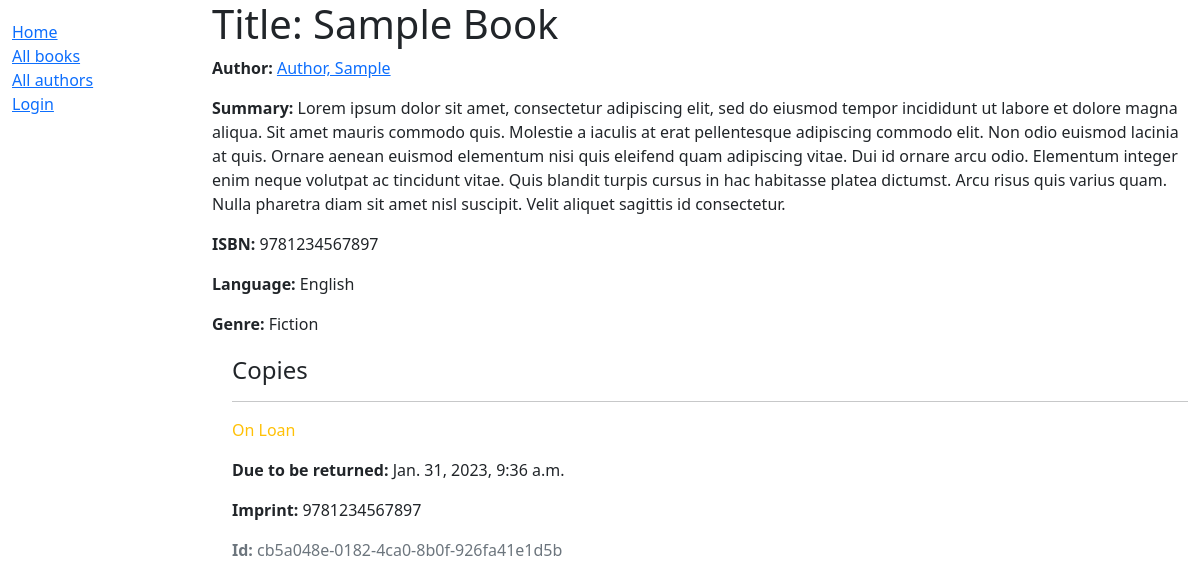
/catalog/books/1, run on the app's committed database.
### catalog/models.py (models this page shows, shortened)
class Book(models.Model):
    title = models.CharField(max_length=200)
    author = models.ForeignKey("Author", on_delete=models.SET_NULL, null=True)
    summary = models.TextField(
        max_length=1000, help_text="Enter brief summary of the book."
    )
    isbn = models.CharField(
        "ISBN", max_length=13, unique=True, help_text="Enter the book's ISBN number."
    )
    genre = models.ManyToManyField(Genre, help_text="Select genre for this book")
    language = models.ForeignKey(Language, on_delete=models.SET_NULL, null=True)

class Author(models.Model):
    first_name = models.CharField(max_length=100)
    last_name = models.CharField(max_length=100)
    date_of_birth = models.DateField(null=True, blank=True)
    date_of_death = models.DateField(null=True, blank=True)
    class Meta:
        ordering = ["last_name", "first_name"]
    def __str__(self):
        return f"{self.last_name}, {self.first_name}"

class Language(models.Model):
    name = models.CharField(
        max_length=200, help_text="Enter the book's natural language."
    )
    def __str__(self):
        return self.name

class Genre(models.Model):
    name = models.CharField(max_length=200, help_text="Enter a book genre.")
    def __str__(self):
        return self.name

class BookInstance(models.Model):
    id = models.UUIDField(
        primary_key=True, default=uuid.uuid4, help_text="Unique ID for this book copy"
    )
    book = models.ForeignKey(Book, on_delete=models.RESTRICT, null=True)
    imprint = models.CharField(max_length=200)
    due_back = models.DateTimeField(null=True, blank=True)
    borrower = models.ForeignKey(User, on_delete=models.SET_NULL, null=True, blank=True)
    LOAN_STATUS = (
        ("m", "Maintenance"),
        ("o", "On Loan"),
        ("a", "Available"),
        ("r", "Reserved"),
    )
    status = models.CharField(
        max_length=1,
        choices=LOAN_STATUS,
        blank=True,
        default="m",
        help_text="Book availability",
    )
    class Meta:
        ordering = ["due_back"]
        permissions = [("can_mark_returned", "Set book as returned")]

### catalog/views.py (the view)
# urls.py: path("books/<int:pk>", views.BookDetailView.as_view(), name="book-detail"),
class BookDetailView(DetailView):
    model = Book
    template_name = "book_detail.html"
    context_object_name = "book_detail"

### templates/book_detail.html
{% extends "base.html" %}
{% block content %}
  <h1>Title: {{ book_detail.title }}</h1>
  <p><strong>Author:</strong> <a href="{% url "author-detail" book_detail.author.pk %}">{{ book_detail.author }}</a></p>
  <p><strong>Summary:</strong> {{ book_detail.summary }}</p>
  <p><strong>ISBN:</strong> {{ book_detail.isbn }}</p>
  <p><strong>Language:</strong> {{ book_detail.language }}</p>
  <p><strong>Genre:</strong> {{ book_detail.genre.all|join:", " }}</p>
  <div style="margin-left:20px;margin-top:20px">
    <h4>Copies</h4>
    {% for copy in book_detail.bookinstance_set.all %}
      <hr>
      <p class="{% if copy.status == 'a' %}text-success{% elif copy.status == 'm' %}text-danger{% else %}text-warning{% endif %}">
        {{ copy.get_status_display }}
      </p>
      {% if copy.status != 'a' %}
        <p><strong>Due to be returned:</strong> {{ copy.due_back }}</p>
      {% endif %}
      <p><strong>Imprint:</strong> {{ copy.imprint }}</p>
      <p class="text-muted"><strong>Id:</strong> {{ copy.id }}</p>
    {% endfor %}
  </div>
{% endblock %}

### data on the page
Book: author "Author, Sample", summary "Lorem ipsum dolor sit amet, consectetur adipiscing elit, sed do eiusmod tempor incididunt ut labore et dolore magna aliqua. Sit amet mauris commodo quis. Molestie a iaculis at erat pellentesque adipiscing commodo elit. Non odio euismod lacinia at quis. Ornare aenean euismod elementum nisi quis eleifend quam adipiscing vitae. Dui id ornare arcu odio. Elementum integer enim neque volutpat ac tincidunt vitae. Quis blandit turpis cursus in hac habitasse platea dictumst. Arcu risus quis varius quam. Nulla pharetra diam sit amet nisl suscipit. Velit aliquet sagittis id consectetur.", isbn "9781234567897", language "English", genre.all "Fiction"
BookInstance: status "On Loan", due_back "Jan. 31, 2023, 9:36 a.m.", imprint "9781234567897", id "cb5a048e-0182-4ca0-8b0f-926fa41e1d5b"
